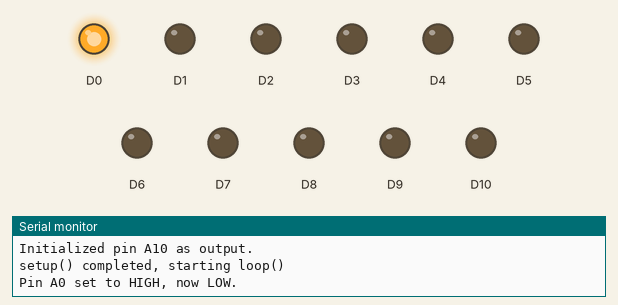
Recording of a sketch running on a simulated Seeed XIAO (SAMD21). Parts: output pins drawn as LEDs (lit = HIGH), the last lines printed to the serial monitor.

Above: at 8.06 s.
At 8.44 s:
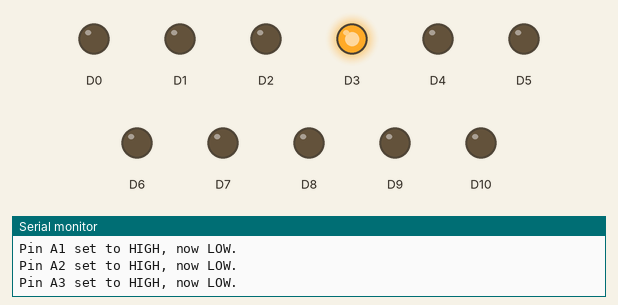
At 8.81 s:
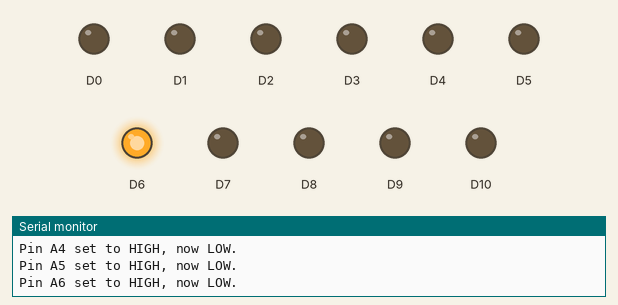
At 9.56 s:
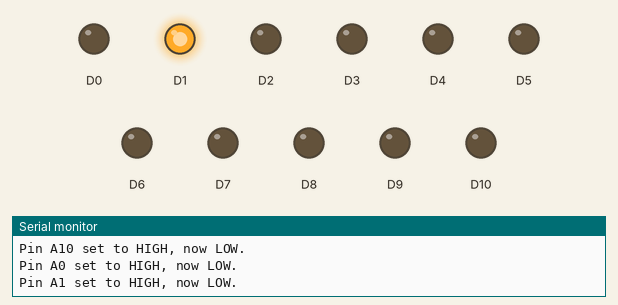
At 10.31 s:
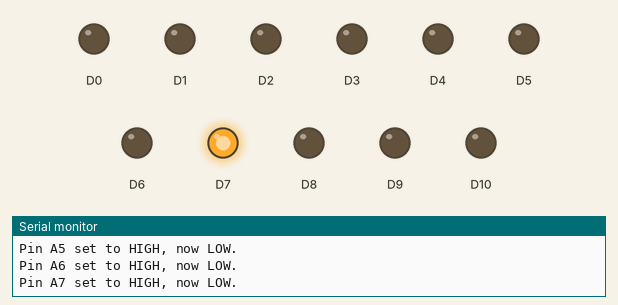
At 11.06 s:
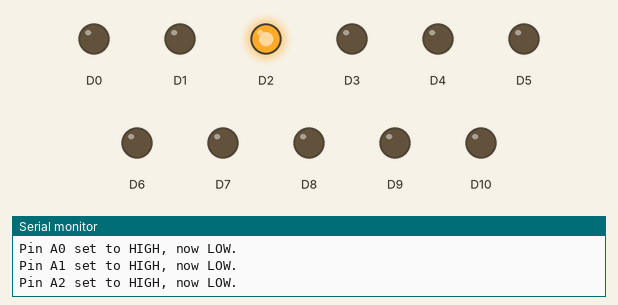
Timing chart, 0 to 11.4 s (numbered marks = the images above):
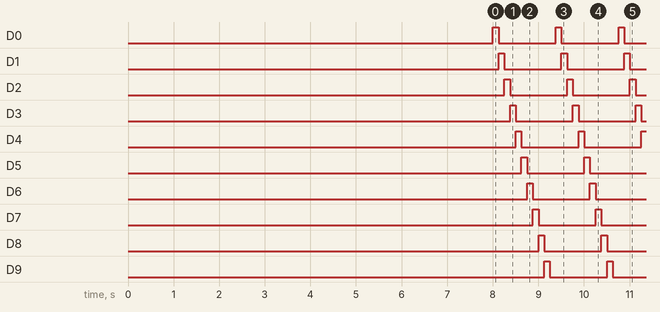

The sketch:

digitalOut.ino
```cpp
// (licence header left out)
// SPDX-License-Identifier: 0BSD
```

main.cpp
```cpp
/*
 * Seeeduino XIAO - testing all Ax pins as digital outputs
 *
 *
 * Testing that every pin A0 to A10 can
 * be used as a digital output
 *
 * Place a small resistor in series with a LED whose
 * cathode is connected to the ground and use the anode
 * as a probe to be connected to each I/0 pin of the
 * XIAO
 *
 *   +-----|◀----[ 220R ]------> o== Ax
 *   |    -  +
 *   ⏚
 *
 *  The LED should turn on when pin Ax is set HIGH
 *
 *  Even better, charlyplex two diodes as a probe
 *
 *   △ 3.3V
 *   |
 *   |     Top LED
 *   +------▶|---+
 *         +  -  |
 *               +---[22O R]-----> o== Ax
 *         -  +  |
 *   +------|◀---+
 *   |     Bottom LED
 *   ⏚
 *
 *  the bottom LED should turn on when pin Ax is set HIGH and off otherwise
 *  while the top LED should turn off only when pin Ax is set HIGH.
 */

#include <Arduino.h>      // needed for PlatformIO

#define DELAY 125

void setup() {
  // Time to upload new firmware
  delay(8000);
  // Wait for a USB connection
  Serial.begin(0);
  while (!Serial) delay(10);
  Serial.println("\nStarting setup()");

  // initialize I/O signals connected to the LED
  for (int pin=0; pin<11; pin++) {
    pinMode(pin, OUTPUT);
    digitalWrite(pin, LOW); // set the pin low
    Serial.printf("Initialized pin A%d as output.\n", pin);
  }

  Serial.println("setup() completed, starting loop()");
}

int pin = 0;

void loop() {
  Serial.printf("Pin A%d set to HIGH", pin);
  digitalWrite(pin, HIGH);
  delay(DELAY);
  digitalWrite(pin, LOW);
  Serial.println(", now LOW.");
  pin = (++pin)%11;
}
```

Measured:
- by itself, D0–10: alternates HIGH for 0.13 s and LOW for 1.3 s
- by itself, everything shown: repeats every 1.4 s, in 11 steps
